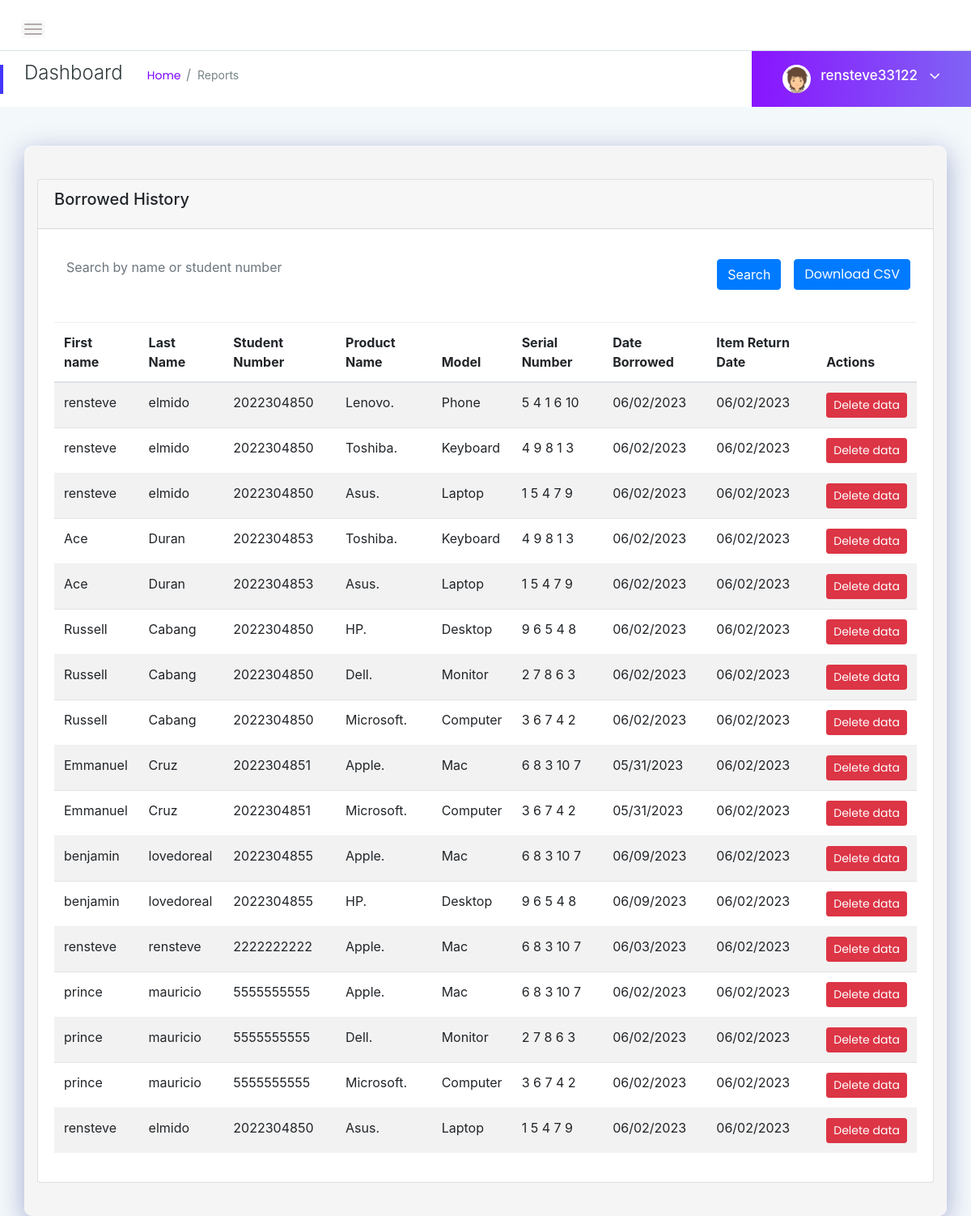
The page /reports.php (signed in) on the database its author committed.
### tables this page shows
CREATE TABLE `logs` (
  `id` int(6) UNSIGNED NOT NULL,
  `product_id` int(6) NOT NULL,
  `product_name` varchar(50) NOT NULL,
  `Model` varchar(50) NOT NULL,
  `serialnumber` varchar(50) NOT NULL,
  `description` text DEFAULT NULL,
  `firstname` varchar(30) NOT NULL,
  `lastname` varchar(30) NOT NULL,
  `studentnumber` varchar(10) NOT NULL,
  `returndate` date NOT NULL,
  `date` date NOT NULL
);

### reports.php (the view, shortened to what this page needs)
<!doctype html>
<html class="no-js" lang="en">
<head>
  <link rel="stylesheet" href="assets/css/bootstrap.min.css">
  <link rel="stylesheet" href="assets/css/font-awesome.min.css">
  <link rel="stylesheet" href="assets/css/themify-icons.css">
  <link rel="stylesheet" href="assets/css/metisMenu.css">
  <link rel="stylesheet" href="assets/css/owl.carousel.min.css">
  <link rel="stylesheet" href="assets/css/slicknav.min.css">
  <link rel="stylesheet" href="https://www.amcharts.com/lib/3/plugins/export/export.css" type="text/css" media="all" />
  <link rel="stylesheet" href="assets/css/typography.css">
  <link rel="stylesheet" href="assets/css/default-css.css">
  <link rel="stylesheet" href="assets/css/styles.css">
  <link rel="stylesheet" href="assets/css/responsive.css">
  <link rel="stylesheet" href="https://cdn.jsdelivr.net/npm/bootstrap-icons@1.10.5/font/bootstrap-icons.css">
</head>
<body>
  <div class="page-container">
        <div class="main-content">
            <div class="header-area">
                <div class="row align-items-center">
                    <div class="col-md-6 col-sm-8 clearfix">
                        <div class="nav-btn pull-left">
                            <span></span>
                            <span></span>
                            <span></span>
                        </div>
                    </div>
                    <div class="col-md-6 col-sm-4 clearfix">
                    </div>
                </div>
            </div>
            <div class="page-title-area">
                <div class="row align-items-center">
                    <div class="col-sm-6">
                        <div class="breadcrumbs-area clearfix">
                            <h4 class="page-title pull-left">Dashboard</h4>
                            <ul class="breadcrumbs pull-left">
                                <li><a href="index.php">Home</a></li>
                                <li><span>Reports</span></li>
                            </ul>
                        </div>
                    </div>
                    <div class="col-sm-6 clearfix">
                        <div class="user-profile pull-right">
                            <img class="avatar user-thumb" src="assets/images/author/avatar.png" alt="avatar">
                            <h4 class="user-name dropdown-toggle" data-toggle="dropdown"><?php echo $_SESSION['username']; ?> <i class="fa fa-angle-down"></i></h4>
                        </div>
                    </div>
                </div>
            </div>
        <div class="container mt-5">
    <div class="card">
        <div class="card-header">
            <h4 class="card-title">Borrowed History</h4>
        </div>
        <div class="card-body">
            <form method="post" action="" class="row align-items-center">
                <div class="col-md-6">
                    <div class="form-group">
                        <input type="text" autocomplete="off" class="form-control" name="search" placeholder="Search by name or student number" value="<?php echo isset($_POST['search']) ? $_POST['search'] : '' ?>">
                    </div>
                </div>
                <div class="col-md-6">
                    <div class="d-flex justify-content-end">
                        <button type="submit"  class="btn btn-primary mx-2" name="submit-search">Search</button>
                        <a href="csv.php?search=<?php echo isset($_POST['search']) ? $_POST['search'] : '' ?>" class="btn btn-primary mx-2">Download CSV</a>
                    </div>
                </div>
            </form>
            <div class="table-responsive mt-4">
                <table class="table table-hover table-striped">
                    <thead>
                        <tr>
                            <th scope="col">First name</th>
                            <th scope="col">Last Name</th>
                            <th scope="col">Student Number</th>
                            <th scope="col">Product Name</th>
                            <th scope="col">Model</th>
                            <th scope="col">Serial Number</th>
                            <th scope="col">Date Borrowed</th>
                            <th scope="col">Item Return Date</th>
                            <th scope="col">Actions</th>
                        </tr>
                    </thead>
                    <tbody>
                    <?php
                    $conn = new mysqli("localhost", "root", "", "inventorymanagement");
                    $search = isset($_POST['search']) ? $_POST['search'] : '';
                    $sql = "SELECT * FROM logs WHERE firstname LIKE '%$search%' OR lastname LIKE '%$search%' OR studentnumber LIKE '%$search%'";
                    $result = $conn->query($sql);
                    if ($result->num_rows > 0) {
                        while ($row = $result->fetch_assoc()) {
                            ?>
                            <tr>
                                <td><?php echo $row["firstname"] ?></td>
                                <td><?php echo $row["lastname"] ?></td>
                                <td><?php echo $row["studentnumber"] ?></td>
                                <td><?php echo $row["product_name"] ?></td>
                                <td><?php echo $row["Model"] ?></td>
                                <td><?php echo $row["serialnumber"] ?></td>
                                <td><?php $date_obj = new DateTime($row["date"]); $date_str = $date_obj->format('m/d/Y');
                                echo $date_str; ?></td>
                                <td><?php $date_obj = new DateTime($row["returndate"]); $date_str = $date_obj->format('m/d/Y');
                                echo $date_str; ?></td>
                                <td>
                                    <div class="btn-group">
                                    <a href="deletereport.php?id=<?php echo $row["product_id"] ?>" class="btn btn-sm btn-danger">Delete data</a>
                                    </div>
                                </td>
                            </tr>
                            <?php
                        }
                    } else {
                        ?>
                        <tr>
                            <td colspan="8">No results found.</td>
                        </tr>
                        <?php
                        }
                        ?>
                        </tbody>
                    </table>
                </div>
            </div>
        </div>
    </div>
</div>
<html>
<head>
	<link rel="stylesheet" type="text/css" href="style.css">
	<link rel="stylesheet" href="https://maxcdn.bootstrapcdn.com/bootstrap/4.0.0-alpha.6/css/bootstrap.min.css">
</head>
</html>
    </div>
</body>
</html>

### assets/css/typography.css (style rules this page uses)
body { font-size: 14px; font-family: 'Lato', sans-serif; }
h1, h2, h3, h4, h5, h6 { margin: 0; font-family: 'Poppins', sans-serif; }
a, a:visited { text-decoration: none; transition: all 0.3s ease-in-out; -webkit-transition: all 0.3s ease-in-out; -moz-transition: all 0.3s ease-in-out; -o-transition: all 0.3s ease-in-out; outline: 0; font-family: 'Poppins', sans-serif; }
ul, ol { margin-bottom: 0px; margin-top: 0px; padding: 0; }
ul { margin: 0; list-style-type: none; }
button { cursor: pointer; outline: none!important; letter-spacing: 0; }

### assets/css/styles.css (style rules this page uses)
.page-container { width: 100%; height: 100%; min-height: 100vh; padding-left: 280px; -webkit-transition: padding-left 0.3s ease 0s; transition: padding-left 0.3s ease 0s; }
.card { border: none; border-radius: 4px; background-color: #fff; -webkit-transition: all 0.3s ease 0s; transition: all 0.3s ease 0s; }
.card-body { padding: 25.6px; padding: 1.6rem; }
.main-content { width: 100%; background: #F3F8FB; }
.header-area { padding: 15px 30px; background: #fff; border-bottom: 1px solid #d8e3e7; }
.nav-btn { margin-right: 30px; margin-top: 10px; cursor: pointer; }
.nav-btn span { display: block; width: 22px; height: 2px; background: #b3aaaa; margin: 4px 0; border-radius: 15px; -webkit-transition: all 0.3s ease 0s; transition: all 0.3s ease 0s; box-shadow: 0 0 0 4px rgba(99, 96, 96, 0.03); }
.page-title-area { padding: 0 30px; background: #fff; position: relative; }
.page-title-area:before { content: ''; position: absolute; left: 0; top: 50%; width: 4px; height: 36px; background: var(--primary-color); -webkit-transform: translateY(-50%); transform: translateY(-50%); }
.page-title { font-size: 24px; font-weight: 300; color: #313b3d; letter-spacing: 0; margin-right: 30px; }
ul.breadcrumbs { margin-top: 4px; }
.breadcrumbs li { display: inline-block; }
.breadcrumbs li a, .breadcrumbs li span { display: block; font-size: 14px; font-weight: 400; color: #7801ff; letter-spacing: 0; margin-right: 16px; position: relative; }
.breadcrumbs li a:before { content: '/'; color: #768387; position: absolute; right: -13px; top: 0; }
.breadcrumbs li span { margin-right: 0; color: #768387; text-transform: capitalize; }
.user-profile { margin-right: -30px; display: -webkit-box; display: -ms-flexbox; display: flex; -webkit-box-align: center; -ms-flex-align: center; align-items: center; -ms-flex-wrap: wrap; flex-wrap: wrap; background: -webkit-linear-gradient(left, #8914fe 0%, #8063f5 100%); background: linear-gradient(to right, #8914fe 0%, #8063f5 100%); padding: 17px 38px; position: relative; }
.user-profile img.avatar { height: 35px; width: 35px; border-radius: 50%; margin-right: 12px; }
.user-name { font-size: 17px; font-weight: 500; color: #fff; letter-spacing: 0; cursor: pointer; -webkit-user-select: none; -moz-user-select: none; -ms-user-select: none; user-select: none; }
.user-name i { margin-left: 10px; font-size: 21px; vertical-align: middle; position: relative; }
.notification-area .dropdown-toggle, .user-name.dropdown-toggle { position: relative; }
.notification-area .dropdown-toggle:after, .user-name.dropdown-toggle:after { display: none; }
.btn { padding: 11px 17px; font-size: 13px; letter-spacing: 0; }
.btn-sm { padding: 9px 14px; }
.form-control, .form-control:focus { outline: none; box-shadow: none; }
.form-control { font-size: 14px; border: 1px solid rgba(170, 170, 170, .3); padding: 10.72px 12.8px; padding: .67rem .8rem; }
table tr th { border-bottom: none; }
table tr th, table tr td { border-top: 1px solid rgba(120, 130, 140, 0.13) !important; }

### assets/css/responsive.css (style rules this page uses)
@media screen and (min-width: 1200px) and (max-width: 1440px) { .card-title { font-size: 20px; } }
@media (min-width: 1200px) and (max-width: 1364px) { .page-container, .sbar_collapsed.page-container { padding-left: 0; } }

### css/style.css (style rules this page uses)
body { background: linear-gradient(to right, #ffffff, #2ecc71); font-family: 'Roboto', sans-serif; margin: 0; padding: 0; height: 100vh; display: flex; align-items: center; justify-content: center; }
.container { max-width: 400px; width: 100%; padding: 40px; background: rgba(245, 244, 244, 0.8); box-shadow: 0 8px 32px 0 rgba(31, 38, 135, 0.37); backdrop-filter: blur(13px); -webkit-backdrop-filter: blur(13px); border-radius: 10px; border: 1px solid rgba(255, 255, 255, 0.18); }
.form-group { position: relative; margin-bottom: 25px; }
.form-group input { width: 100%; padding: 15px; background: transparent; border: none; outline: none; border-bottom: 1px solid rgba(255, 255, 255, 0.4); color: black; font-size: 16px; }

### rows shown on the page
logs: firstname "rensteve", lastname "elmido", studentnumber "2022304850", product_name "Lenovo.", Model "Phone", serialnumber "5 4 1 6 10", date "06/02/2023", returndate "06/02/2023"
logs: firstname "rensteve", lastname "elmido", studentnumber "2022304850", product_name "Toshiba.", Model "Keyboard", serialnumber "4 9 8 1 3", date "06/02/2023", returndate "06/02/2023"
logs: firstname "rensteve", lastname "elmido", studentnumber "2022304850", product_name "Asus.", Model "Laptop", serialnumber "1 5 4 7 9", date "06/02/2023", returndate "06/02/2023"
logs: firstname "Ace", lastname "Duran", studentnumber "2022304853", product_name "Toshiba.", Model "Keyboard", serialnumber "4 9 8 1 3", date "06/02/2023", returndate "06/02/2023"
logs: firstname "Ace", lastname "Duran", studentnumber "2022304853", product_name "Asus.", Model "Laptop", serialnumber "1 5 4 7 9", date "06/02/2023", returndate "06/02/2023"
logs: firstname "Russell", lastname "Cabang", studentnumber "2022304850", product_name "HP.", Model "Desktop", serialnumber "9 6 5 4 8", date "06/02/2023", returndate "06/02/2023"
logs: firstname "Russell", lastname "Cabang", studentnumber "2022304850", product_name "Dell.", Model "Monitor", serialnumber "2 7 8 6 3", date "06/02/2023", returndate "06/02/2023"
logs: firstname "Russell", lastname "Cabang", studentnumber "2022304850", product_name "Microsoft.", Model "Computer", serialnumber "3 6 7 4 2", date "06/02/2023", returndate "06/02/2023"
logs: firstname "Emmanuel", lastname "Cruz", studentnumber "2022304851", product_name "Apple.", Model "Mac", serialnumber "6 8 3 10 7", date "05/31/2023", returndate "06/02/2023"
logs: firstname "Emmanuel", lastname "Cruz", studentnumber "2022304851", product_name "Microsoft.", Model "Computer", serialnumber "3 6 7 4 2", date "05/31/2023", returndate "06/02/2023"
logs: firstname "benjamin", lastname "lovedoreal", studentnumber "2022304855", product_name "Apple.", Model "Mac", serialnumber "6 8 3 10 7", date "06/09/2023", returndate "06/02/2023"
logs: firstname "benjamin", lastname "lovedoreal", studentnumber "2022304855", product_name "HP.", Model "Desktop", serialnumber "9 6 5 4 8", date "06/09/2023", returndate "06/02/2023"
logs: firstname "rensteve", lastname "rensteve", studentnumber "2222222222", product_name "Apple.", Model "Mac", serialnumber "6 8 3 10 7", date "06/03/2023", returndate "06/02/2023"
logs: firstname "prince", lastname "mauricio", studentnumber "5555555555", product_name "Apple.", Model "Mac", serialnumber "6 8 3 10 7", date "06/02/2023", returndate "06/02/2023"
logs: firstname "prince", lastname "mauricio", studentnumber "5555555555", product_name "Dell.", Model "Monitor", serialnumber "2 7 8 6 3", date "06/02/2023", returndate "06/02/2023"
logs: firstname "prince", lastname "mauricio", studentnumber "5555555555", product_name "Microsoft.", Model "Computer", serialnumber "3 6 7 4 2", date "06/02/2023", returndate "06/02/2023"
logs: firstname "rensteve", lastname "elmido", studentnumber "2022304850", product_name "Asus.", Model "Laptop", serialnumber "1 5 4 7 9", date "06/02/2023", returndate "06/02/2023"

### other values the page prints
$_SESSION['username'] "rensteve33122"
